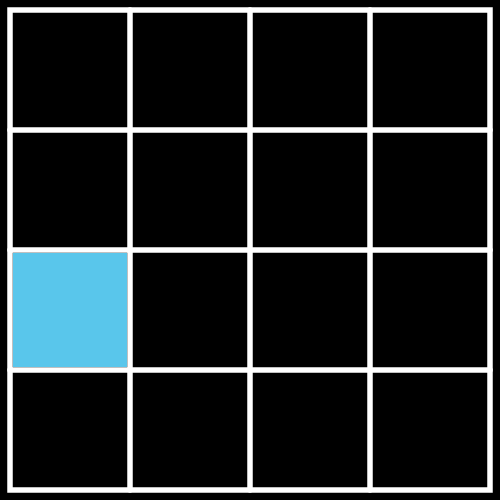
Frame 1 (no input)
Frame 60 (no input): identical to frame 1, image omitted
Frame 120 (the mouse pressed at the canvas centre since frame 60): identical to frame 1, image omitted

The p5.js sketch that drew this single still picture (run headless with seeded random() and noise() and a simulated clock; from frame 60 on, the mouse is pressed at the canvas centre):

// p5.js sketch
// ── sketch.js

//variables for formatting / window
var w = 500
var edge = 10
var block_width = (w-2*edge)/4 - 6	 //subtracting 2 just to make block slightly smaller than full box

//arrays to store the board / blocks
var board = [0, 1, 2, 3]
var blocks = []

function setup() {

	createCanvas(w, w)

	block1 = new Block(round(random(board)), round(random(board)), block_width)

}

function draw() {
	//Draw the board
	background(0)
	stroke(255)
	strokeWeight(5.5)
	noFill()
	rect(edge, edge, w-2*edge, w-2*edge) //outer border
	for (var i = 3; i > 0; i--) {
		line(edge+i*(w-2*edge)/4, edge, edge+i*(w-2*edge)/4, w-edge) //vertical inner lines
		line(edge, edge+i*(w-2*edge)/4, w-edge, edge+i*(w-2*edge)/4) //horizontal inner lines
	}

	//draw blocks
	block1.show()

}


function keyPressed() {
	if(keyCode === LEFT_ARROW)       {block1.move(0, -1)}
	else if(keyCode === RIGHT_ARROW) {block1.move(0, 1)}
	else if(keyCode === UP_ARROW)    {block1.move(-1, 0)}
	else if(keyCode === DOWN_ARROW)  {block1.move(1, 0)}

}

// ── block.js
function Block(row, col, w) {
	this.num = 0
	this.nums = [2, 4, 8, 16, 32, 64, 128, 256, 512, 1024, 2048]
	this.colors = ['#59c6eb'] //todo: create color palette for each of the numbers
	this.row = row
	this.col = col


	this.show = function() {
		noStroke()
		fill(this.colors[this.num])
		rect(edge+3+this.col*(w+6), edge+3+this.row*(w+6), w, w)

	}

	this.move = function(r, c) {
		this.row = max(min(this.row + r, 3), 0)
		this.col = max(min(this.col + c, 3), 0)
	}



}
